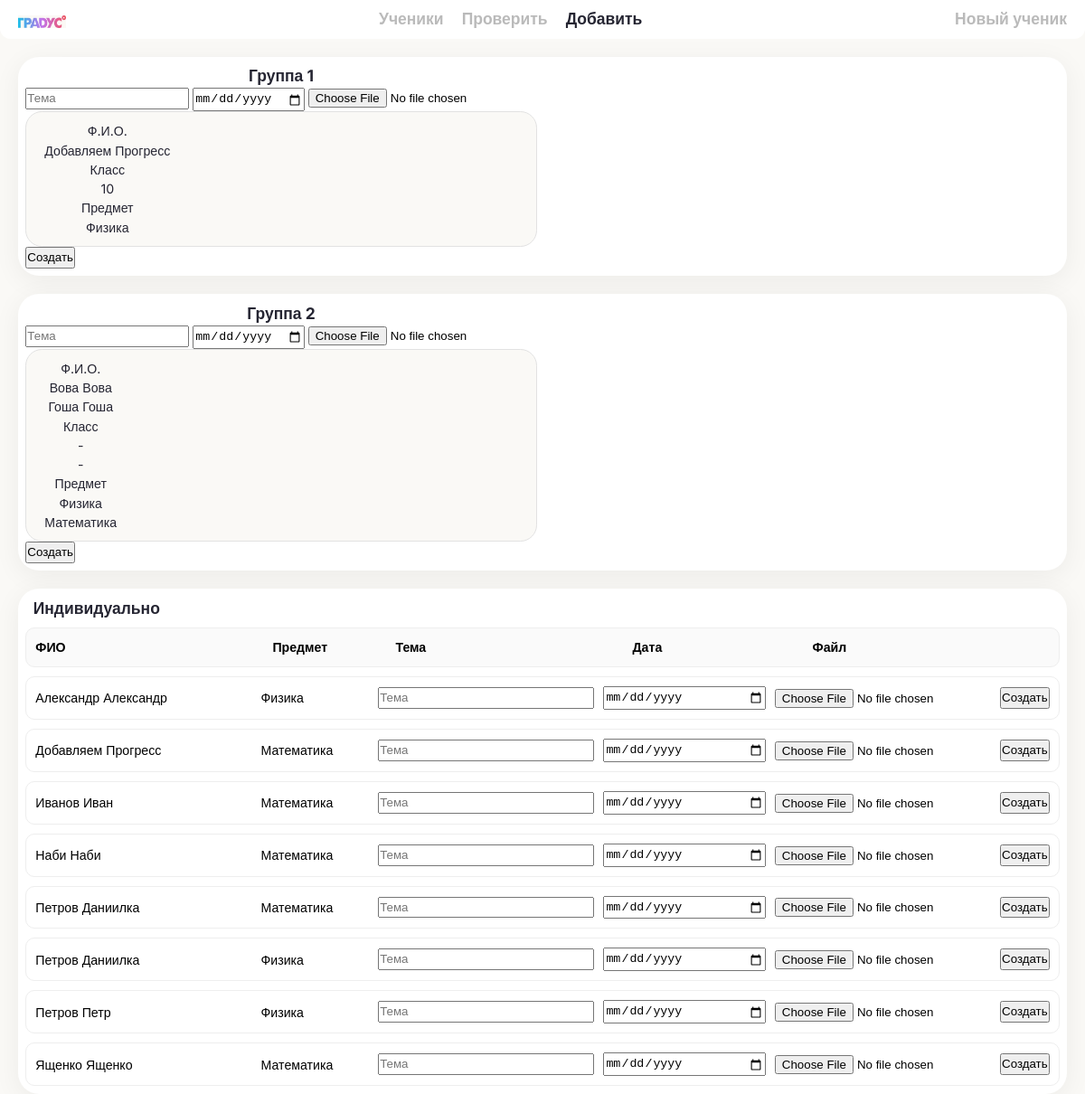
Page /add-task.php on the committed database.
### tables this page shows
CREATE TABLE `users_info` (
  `id` int NOT NULL,
  `parent_lastname` varchar(50) DEFAULT NULL,
  `parent_firstname` varchar(50) DEFAULT NULL,
  `parent_middlename` varchar(50) DEFAULT NULL,
  `parent_phone` varchar(50) DEFAULT NULL,
  `student_lastname` varchar(50) DEFAULT NULL,
  `student_firstname` varchar(50) DEFAULT NULL,
  `student_middlename` varchar(50) DEFAULT NULL,
  `student_phone` varchar(50) DEFAULT NULL,
  `student_class` int DEFAULT NULL,
  `study_format` varchar(50) DEFAULT NULL,
  `group_number` int DEFAULT NULL,
  `subject_1` varchar(50) DEFAULT NULL,
  `parent_password` varchar(50) DEFAULT NULL,
  `student_password` varchar(50) DEFAULT NULL,
  `admin_password` varchar(50) NOT NULL DEFAULT '314159265',
  `lessons_total` int DEFAULT '0',
  `attendance` int DEFAULT '0',
  `homeworks_total` int DEFAULT '0',
  `homeworks_done` int DEFAULT '0'
);

### add-task.php (the view, shortened to what this page needs)
<?php
$host = "localhost";
$user = "root";
$password = "root";
$dbname = "test";
$conn = new mysqli($host, $user, $password, $dbname);
$sql = "SELECT * FROM users_info
        ORDER BY study_format, group_number, student_lastname";
$result = $conn->query($sql);
$groups = [];
$individuals = [];
while ($row = $result->fetch_assoc()) {
    if ($row['study_format'] === 'Группа') {
        $groupNumber = $row['group_number'] ?? 0;
        $groups[$groupNumber][] = $row;
    } else {
        $individuals[] = $row;
    }
}
usort($individuals, function($a, $b) {
    return strcmp($a['student_lastname'], $b['student_lastname']);
});
?>
<!DOCTYPE html>
<html lang="ru">
<head>
    <link rel="stylesheet" href="css/base.css">
    <link rel="stylesheet" href="css/section.css">
    <link rel="stylesheet" href="css/layout.css">
    <link rel="stylesheet" href="css/components.css">
</head>
<body>
<header class="main-header">
    <div class="header-content-wrapper">
        <a href="/" class="header-logo">
            <img src="image/logo-tablet.webp">
        </a>
        <nav class="main-nav">
            <ul class="nav-list">
                <li><a href="index.php" class="nav-link lg">Ученики</a></li>
                <li><a href="check-works.php" class="nav-link lg">Проверить</a></li>
                <li><a href="#" class="nav-link active lg">Добавить</a></li>
            </ul>
        </nav>
        <a href="add-student.php" class="nav-link lg">Новый ученик</a>
    </div>
</header>
<?php foreach ($groups as $groupNumber => $students): ?>
<section class="container">
    <div class="card">
        <form action="php/add-homework.php" method="POST" enctype="multipart/form-data">
            <div class="line">
                <h1 class="lg">Группа <?= $groupNumber ?></h1>
                <input type="text" name="title" placeholder="Тема" required>
                <input type="date" name="homework_date" required>
                <input type="file" name="file">
            </div>
            <div class="card s">
                <div class="line">
                    <div class="column">
                        <h2 class="md">Ф.И.О.</h2>
                        <?php foreach ($students as $student): ?>
                            <p><?= $student['student_lastname'] ?> <?= $student['student_firstname'] ?></p>
                        <?php endforeach; ?>
                    </div>
                    <div class="column">
                        <h2 class="md">Класс</h2>
                        <?php foreach ($students as $student): ?>
                            <p><?= $student['student_class'] ?: '-' ?></p>
                        <?php endforeach; ?>
                    </div>
                    <div class="column">
                        <h2 class="md">Предмет</h2>
                        <?php foreach ($students as $student): ?>
                            <p><?= $student['subject_1'] ?: '-' ?></p>
                        <?php endforeach; ?>
                    </div>
                </div>
            </div>
            <button type="submit">Создать</button>
        </form>
    </div>
</section>
<?php endforeach; ?>
<section class="container">
<?php if (!empty($individuals)): ?>
    <div class="card">
        <div class="line">
            <h1 class="lg">Индивидуально</h1>
        </div>
        <div class="individ-table">
            <div class="individ-row individ-header">
                <div>ФИО</div>
                <div>Предмет</div>
                <div>Тема</div>
                <div>Дата</div>
                <div>Файл</div>
            </div>
            <?php foreach ($individuals as $student): ?>
                <form action="php/add-homework.php" method="POST" enctype="multipart/form-data">
                    <div class="individ-row">
                        <div>
                            <?= $student['student_lastname'] ?>
                            <?= $student['student_firstname'] ?>
                        </div>
                        <div><?= $student['subject_1'] ?></div>
                        <div>
                            <input type="text" name="title" placeholder="Тема">
                        </div>
                        <div>
                            <input type="date" name="homework_date">
                        </div>
                        <div>
                            <input type="file" name="file">
                        </div>
                        <div>
                            <button type="submit">Создать</button>
                        </div>
                    </div>
                </form>
            <?php endforeach; ?>
        </div>
    </div>
<?php endif; ?>
</section>
</body>
</html>

### admin/css/section.css (style rules this page uses)
.main-header { background-color: var(--color-surface); border-bottom-right-radius: var(--radius-xl); border-bottom-left-radius: var(--radius-xl); }
.header-content-wrapper { display: flex; align-items: center; justify-content: space-between; padding: var(--space-xs) var(--space-md); }
.header-content-wrapper a { text-decoration: none; font-weight: 600; color: var(--color-text-secondary); }
.header-logo { width: calc(100vw * 64 / var(--container-width)); height: calc(100vw * 16 / var(--container-width)); }
.main-nav ul { list-style: none; }
.nav-list { display: flex; gap: var(--space-md); }
.header-content-wrapper .active { color: var(--color-text); }
h1.lg { padding-left: var(--space-xs); padding-right: var(--space-xs); }

### css/layout.css (style rules this page uses)
.container { padding: var(--container-padding) var(--container-padding) 0; }

### css/components.css (style rules this page uses)
.card { display: flex; flex-direction: column; align-items: flex-start; gap: var(--space-xs); width: 100%; padding: var(--space-xs); background-color: var(--color-surface); border-radius: var(--radius-card); box-shadow: var(--box-shadows-md); }
.s { padding: var(--space-sm) var(--space-md); background-color: var(--color-bg); border: solid var(--color-border) var(--border-width); border-radius: var(--radius-card-s); box-shadow: none; }

### add-task.php (style rules this page uses)
.individ-table { display: flex; flex-direction: column; gap: 10px; }
.individ-row { display: grid; grid-template-columns: 2fr 1fr 2fr 1.5fr 2fr auto; gap: 10px; align-items: center; padding: 10px; border: 1px solid #eee; border-radius: 10px; }
.individ-header { font-weight: bold; background: #fafafa; }
.individ-row input { width: 100%; }
.individ-row button { white-space: nowrap; }

### rows in the picture
users_info: student_lastname "Добавляем", student_firstname "Прогресс", student_class "10", subject_1 "Физика"
users_info: student_lastname "Вова", student_firstname "Вова", student_class "-", subject_1 "Физика"
users_info: student_lastname "Гоша", student_firstname "Гоша", student_class "-", subject_1 "Математика"
users_info: student_lastname "Александр", student_firstname "Александр", subject_1 "Физика"
users_info: student_lastname "Добавляем", student_firstname "Прогресс", subject_1 "Математика"
users_info: student_lastname "Иванов", student_firstname "Иван", subject_1 "Математика"
users_info: student_lastname "Наби", student_firstname "Наби", subject_1 "Математика"
users_info: student_lastname "Петров", student_firstname "Даниилка", subject_1 "Математика"
users_info: student_lastname "Петров", student_firstname "Даниилка", subject_1 "Физика"
users_info: student_lastname "Петров", student_firstname "Петр", subject_1 "Физика"
users_info: student_lastname "Ященко", student_firstname "Ященко", subject_1 "Математика"

### other values in the picture
$groupNumber "1"
$groupNumber "2"
